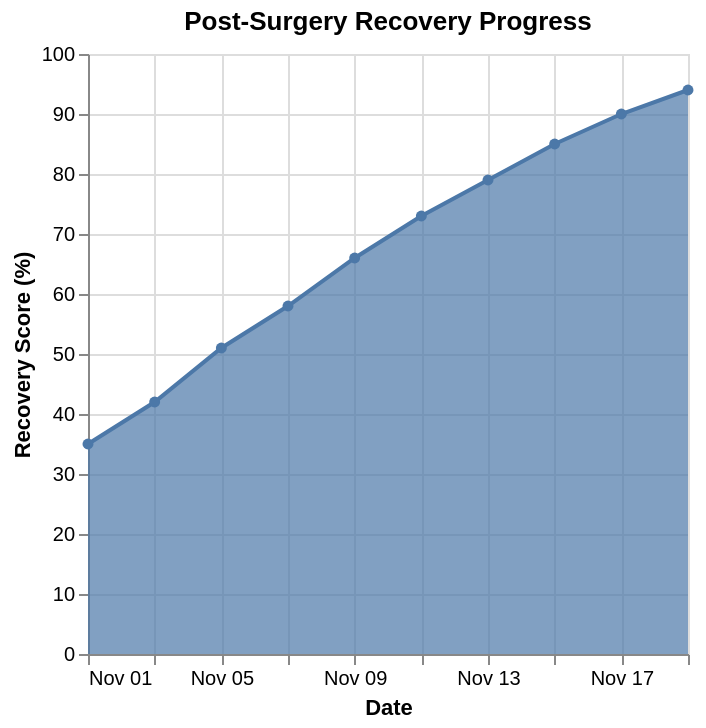

Write a Vega-Lite specification for this figure.
### Vega-Lite specification from a JSON file in a GitHub repository (floating-point values rounded to 4 significant figures)
{"$schema": "https://vega.github.io/schema/vega-lite/v6.json", "description": "Patient recovery timeline", "data": {"values": [{"day": "2024-11-01", "recoveryScore": 35}, {"day": "2024-11-03", "recoveryScore": 42}, {"day": "2024-11-05", "recoveryScore": 51}, {"day": "2024-11-07", "recoveryScore": 58}, {"day": "2024-11-09", "recoveryScore": 66}, {"day": "2024-11-11", "recoveryScore": 73}, {"day": "2024-11-13", "recoveryScore": 79}, {"day": "2024-11-15", "recoveryScore": 85}, {"day": "2024-11-17", "recoveryScore": 90}, {"day": "2024-11-19", "recoveryScore": 94}]}, "mark": {"type": "area", "line": true, "point": true}, "encoding": {"x": {"field": "day", "type": "temporal", "axis": {"title": "Date", "format": "%b %d"}}, "y": {"field": "recoveryScore", "type": "quantitative", "axis": {"title": "Recovery Score (%)"}, "scale": {"domain": [0, 100]}}, "tooltip": [{"field": "day", "type": "temporal", "format": "%B %d"}, {"field": "recoveryScore", "type": "quantitative", "title": "Score", "format": ".0f"}]}, "title": "Post-Surgery Recovery Progress"}
